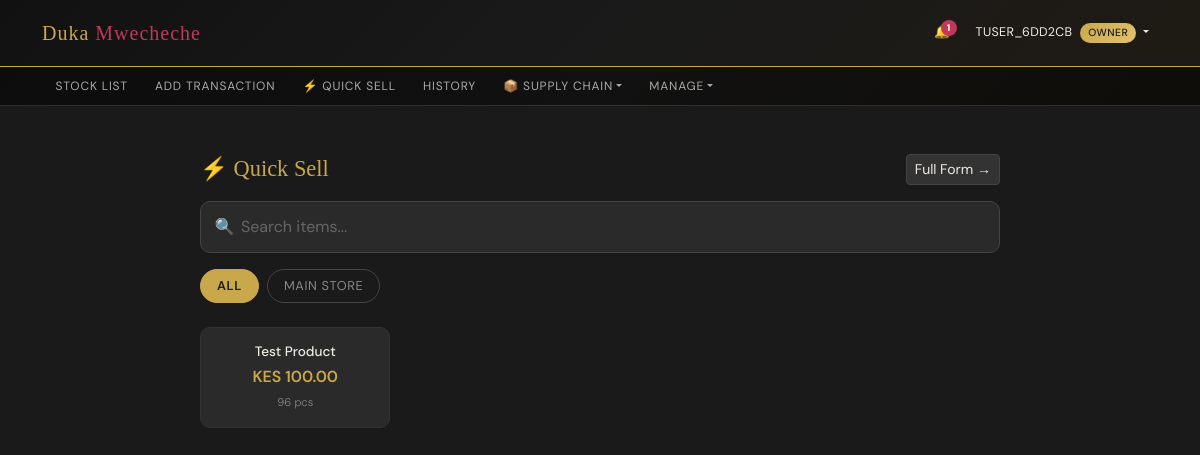
Screenshot of /quick-sell/ (signed in) with the database file from the repository.
### core/models.py (models this page shows, shortened)
class Store(models.Model):
    business = models.ForeignKey('accounts.Business', on_delete=models.CASCADE, related_name='stores')
    name = models.CharField(max_length=100)
    suitable_for_types = models.ManyToManyField(BusinessType, related_name='suitable_stores', blank=True)

class Item(models.Model):
    store = models.ForeignKey(Store, on_delete=models.CASCADE, related_name='items')
    material_no = models.CharField(max_length=20, unique=True)
    description = models.CharField(max_length=200)
    unit = models.CharField(max_length=20)
    category = models.ForeignKey('Category', on_delete=models.SET_NULL, null=True, blank=True, related_name='items')
    tags = models.JSONField(default=list, blank=True)
    opening_bin_balance = models.IntegerField(default=0)
    opening_physical = models.IntegerField(default=0)
    reorder_quantity = models.IntegerField(default=0)
    reorder_level = models.IntegerField(default=0)
    lead_time_days = models.IntegerField(default=7, help_text='Expected supplier lead time (days)')
    safety_days = models.IntegerField(default=2, help_text='Safety stock expressed as days of cover')
    business = models.ForeignKey('accounts.Business', on_delete=models.CASCADE, related_name='items', null=True, blank=True)
    selling_price = models.DecimalField(max_digits=12, decimal_places=2, null=True, blank=True)
    cost_price = models.DecimalField(max_digits=12, decimal_places=2, null=True, blank=True)
    currency = models.CharField(max_length=3, default='KES', editable=False)

### core/views.py (the view, shortened to what this page needs)
# urls.py: path('quick-sell/', quick_sell, name='quick_sell'),
@login_required
def quick_sell(request):
    user_profile = get_user_profile(request)
    if not user_profile:
        return redirect('home')
    success_data = None
    items_qs = list(Item.objects.filter(
        store__business=user_profile.business
    ).select_related('store').order_by('description'))
    if items_qs:
        item_ids = [item.id for item in items_qs]
        txn_aggregates = Transaction.objects.filter(
            item_id__in=item_ids
        ).values('item_id').annotate(total_qty=Sum('qty'))
        balance_lookup = {agg['item_id']: (agg['total_qty'] or 0) for agg in txn_aggregates}
    else:
        balance_lookup = {}
    items = []
    for item in items_qs:
        txn_sum = balance_lookup.get(item.id, 0)
        balance = item.opening_bin_balance + txn_sum
        items.append({
            'id': item.id,
            'description': item.description,
            'selling_price': item.selling_price,
            'balance': balance,
            'unit': item.unit,
            'store_id': item.store_id,
            'reorder_level': item.reorder_level,
        })
    stores = Store.objects.filter(business=user_profile.business)
    return render(request, 'core/quick_sell.html', {
        'items': items,
        'stores': stores,
        'success_data': success_data,
    })

### accounts/models.py (called while the page is built)
    @property
    def is_owner(self):
        return self.role == 'owner'

    @property
    def is_staff_member(self):
        return self.role == 'staff'

    @property
    def is_rider(self):
        return self.role == 'rider'

    @property
    def is_supplier(self):
        return self.role == 'supplier'

### core/views.py (called while the page is built)
def get_user_profile(request):
    try:
        return request.user.userprofile
    except Exception:
        return None

### templates/core/quick_sell.html (shortened to what this page needs)
{% extends "base.html" %}
{% load i18n %}
{% block content %}
<div class="qs-page">
    <div class="qs-header">
        <h2>⚡ {% trans 'Quick Sell' %}</h2>
        <a href="{% url 'add_transaction' %}" class="btn btn-sm btn-secondary">{% trans 'Full Form' %} →</a>
    </div>
    <div class="qs-search">
        <span class="qs-search-icon">🔍</span>
        <input type="text" id="qsSearch" placeholder="{% trans 'Search items...' %}">
    </div>
    <div class="qs-stores">
        <button class="qs-store-btn active" data-store="all">{% trans 'All' %}</button>
        {% for store in stores %}
        <button class="qs-store-btn" data-store="{{ store.id }}">{{ store.name }}</button>
        {% endfor %}
    </div>
    <div class="qs-grid" id="qsGrid">
        {% for item in items %}
        <div class="qs-item {% if item.balance <= 0 %}out-of-stock{% endif %}"
             data-id="{{ item.id }}"
             data-name="{{ item.description }}"
             data-price="{{ item.selling_price|default:'0' }}"
             data-balance="{{ item.balance }}"
             data-unit="{{ item.unit }}"
             data-store="{{ item.store_id }}">
            <div class="qs-item-name">{{ item.description }}</div>
            <div class="qs-item-price">
                {% if item.selling_price %}
                    KES {{ item.selling_price }}
                {% else %}
                    —
                {% endif %}
            </div>
            <div class="qs-item-stock {% if item.balance <= 0 %}out{% elif item.balance <= item.reorder_level %}low{% endif %}">
                {{ item.balance }} {{ item.unit }}
            </div>
        </div>
        {% empty %}
        <div class="qs-empty">{% trans 'No items found. Add items from the Manage page.' %}</div>
        {% endfor %}
    </div>
</div>
{% endblock %}

### templates/base.html (shortened to what this page needs)
{% load i18n %}<!DOCTYPE html>
<html lang="{{ LANGUAGE_CODE|default:'en' }}">
<head>
    {% load django_bootstrap5 %}
    {% bootstrap_css %}
</head>
<body class="{% if LANGUAGE_CODE != 'en' %}lang-translated{% endif %}{% if user.is_authenticated %} auth-body{% else %} guest-body{% endif %}">
    <header class="site-header">
        <nav class="navbar navbar-expand-lg {% if user.is_authenticated %}navbar-auth{% else %}navbar-guest{% endif %}">
            <div class="container">
                <a class="navbar-brand" href="{% if user.is_authenticated %}{% if user.userprofile.is_rider %}{% url 'rider_dashboard' %}{% elif user.userprofile.is_supplier %}{% url 'supplier_dashboard' %}{% else %}{% url 'home' %}{% endif %}{% else %}{% url 'home' %}{% endif %}">
                    Duka <span>Mwecheche</span>
                </a>
                <div class="collapse navbar-collapse" id="navbarNav">
                    {% if user.is_authenticated %}
                    <ul class="navbar-nav ms-auto align-items-center gap-2">
                        <li class="nav-item">
                            <a href="{% url 'notifications' %}" class="nav-link position-relative"
                               style="padding: 0.4rem 0.6rem;">
                                🔔
                                <span id="notif-badge"
                                      style="position:absolute; top:2px; right:2px;
                                             background:var(--raspberry); color:white;
                                             border-radius:50%; font-size:0.6rem;
                                             width:16px; height:16px;
                                             display:none; align-items:center;
                                             justify-content:center; font-weight:700;">
                                </span>
                            </a>
                        </li>
                        <li class="nav-item dropdown">
                            <a class="nav-link dropdown-toggle" href="#" data-bs-toggle="dropdown">
                                {{ user.username }}
                                {% if user.userprofile.is_owner %}
                                    <span class="badge-role badge-owner ms-1">{% trans 'Owner' %}</span>
                                {% elif user.userprofile.is_rider %}
                                    <span class="badge-role badge-rider ms-1">{% trans 'Rider' %}</span>
                                {% elif user.userprofile.is_supplier %}
                                    <span class="badge-role badge-supplier ms-1">{% trans 'Supplier' %}</span>
                                {% else %}
                                    <span class="badge-role badge-staff ms-1">{% trans 'Staff' %}</span>
                                {% endif %}
                            </a>
                        </li>
                    </ul>
                    {% endif %}
                </div>
            </div>
        </nav>
        <div class="secondary-header d-none d-lg-flex align-items-center">
            <div class="container d-flex align-items-center">
                {% if user.is_authenticated %}
                    {% if user.userprofile.is_rider %}
                    <ul class="navbar-nav flex-row">
                        <li class="nav-item"><a class="nav-link" href="{% url 'rider_dashboard' %}">🏍️ {% trans 'Dashboard' %}</a></li>
                        <li class="nav-item"><a class="nav-link" href="{% url 'notifications' %}">🔔 {% trans 'Notifications' %}</a></li>
                    </ul>
                    {% else %}
                    <ul class="navbar-nav flex-row">
                        <li class="nav-item"><a class="nav-link" href="{% url 'stock_list' %}">{% trans 'Stock List' %}</a></li>
                        <li class="nav-item"><a class="nav-link" href="{% url 'add_transaction' %}">{% trans 'Add Transaction' %}</a></li>
                        <li class="nav-item"><a class="nav-link" href="{% url 'quick_sell' %}">⚡ {% trans 'Quick Sell' %}</a></li>
                        <li class="nav-item"><a class="nav-link" href="{% url 'transaction_history' %}">{% trans 'History' %}</a></li>
                        <li class="nav-item dropdown">
                            <a class="nav-link dropdown-toggle" href="#" data-bs-toggle="dropdown">📦 {% trans 'Supply Chain' %}</a>
                        </li>
                        <li class="nav-item dropdown">
                            <a class="nav-link dropdown-toggle" href="#" data-bs-toggle="dropdown">{% trans 'Manage' %}</a>
                        </li>
                    </ul>
                    {% endif %}
                {% endif %}
            </div>
        </div>
    </header>
    <div class="container main-content">
        {% block content %}
        {% endblock %}
    </div>
</body>
</html>

### templates/base.html (style rules this page uses)
:root { --onyx: #1a1a1a; --onyx-light: #242424; --onyx-card: #2a2a2a; --gold: #c9a84c; --gold-light: #e2c36e; --pearl: #f0ece4; --raspberry: #c0395a; --raspberry-dark: #8b1a35; --white: #ffffff; --muted: #888888; --success: #2ecc71; --warning: #f39c12; --danger: #e74c3c; }
* { box-sizing: border-box; margin: 0; padding: 0; }
html { scroll-behavior: smooth; }
body { background-color: var(--onyx); color: var(--pearl); font-family: 'DM Sans', sans-serif; font-weight: 300; min-height: 100vh; }
.site-header { position: sticky; top: 0; z-index: 1000; }
.navbar { background: linear-gradient(135deg, #111111 0%, #1a1a1a 50%, #1f1a14 100%); border-bottom: 1px solid var(--gold); padding: 0.8rem 0; position: relative; }
.secondary-header { background: linear-gradient(135deg, #0c0c0c 0%, #111111 50%, #0f0d09 100%); border-bottom: 1px solid rgba(201,168,76,0.2); padding: 0.15rem 0; min-height: 38px; }
.secondary-header .nav-link { color: #aaa !important; font-size: 0.75rem; font-weight: 400; letter-spacing: 0.07em; padding: 0.5rem 0.85rem !important; text-transform: uppercase; white-space: nowrap; transition: color 0.2s; }
.navbar-brand { font-family: 'Playfair Display', serif; font-size: 1.4rem; color: var(--gold) !important; letter-spacing: 0.05em; text-decoration: none; }
.navbar-brand span { color: var(--raspberry); }
.nav-link { color: var(--pearl) !important; font-size: 0.85rem; font-weight: 400; letter-spacing: 0.05em; padding: 0.4rem 0.8rem !important; transition: color 0.2s; text-transform: uppercase; white-space: nowrap; }
.badge-role { font-size: 0.65rem; padding: 0.2rem 0.5rem; border-radius: 20px; letter-spacing: 0.05em; text-transform: uppercase; font-weight: 500; }
.badge-owner { background: linear-gradient(135deg, var(--gold), var(--gold-light)); color: var(--onyx); }
@media (max-width: 1399.98px) { .navbar-auth .nav-link { font-size: 0.78rem; letter-spacing: 0.03em; padding: 0.35rem 0.55rem !important; } }
@media (max-width: 1399.98px) { .navbar-auth .navbar-brand { font-size: 1.25rem; } }
.btn-secondary { background: #333; border: 1px solid #444; color: var(--pearl); }
.main-content { padding: 2rem 0 4rem; }

### templates/core/quick_sell.html (style rules this page uses)
.qs-page { max-width: 800px; margin: 0 auto; }
.qs-header { display: flex; justify-content: space-between; align-items: center; margin-bottom: 1rem; }
.qs-header h2 { font-family: 'Playfair Display', serif; color: var(--gold); font-size: 1.4rem; margin: 0; }
.qs-search { position: relative; margin-bottom: 1rem; }
.qs-search input { width: 100%; padding: 0.8rem 1rem 0.8rem 2.5rem; background: var(--onyx-card); border: 1px solid #444; border-radius: 10px; color: var(--pearl); font-size: 1rem; }
.qs-search input::placeholder { color: #666; }
.qs-search-icon { position: absolute; left: 0.9rem; top: 50%; transform: translateY(-50%); font-size: 1rem; }
.qs-stores { display: flex; gap: 0.5rem; overflow-x: auto; padding-bottom: 0.5rem; margin-bottom: 1rem; -webkit-overflow-scrolling: touch; }
.qs-store-btn { flex-shrink: 0; padding: 0.4rem 1rem; border-radius: 20px; border: 1px solid #444; background: transparent; color: var(--muted); font-size: 0.8rem; cursor: pointer; transition: all 0.2s; text-transform: uppercase; letter-spacing: 0.05em; }
.qs-store-btn.active { background: var(--gold); color: var(--onyx); border-color: var(--gold); font-weight: 600; }
.qs-grid { display: grid; grid-template-columns: repeat(auto-fill, minmax(150px, 1fr)); gap: 0.8rem; margin-bottom: 2rem; }
.qs-item { background: var(--onyx-card); border: 1px solid #333; border-radius: 10px; padding: 1rem; cursor: pointer; transition: all 0.2s; text-align: center; position: relative; user-select: none; -webkit-tap-highlight-color: transparent; }
.qs-item-name { font-weight: 500; color: var(--pearl); font-size: 0.85rem; margin-bottom: 0.3rem; line-height: 1.2; }
.qs-item-price { color: var(--gold); font-weight: 600; font-size: 1rem; }
.qs-item-stock { color: var(--muted); font-size: 0.7rem; margin-top: 0.3rem; }

### rows the page displays
Store: name "MAIN STORE"
Item: description "Test Product", selling_price "100.00", unit "pcs"

### other values shown
{{ user.username }} "TUSER_6DD2CB"
{{ item.balance }} "96"
